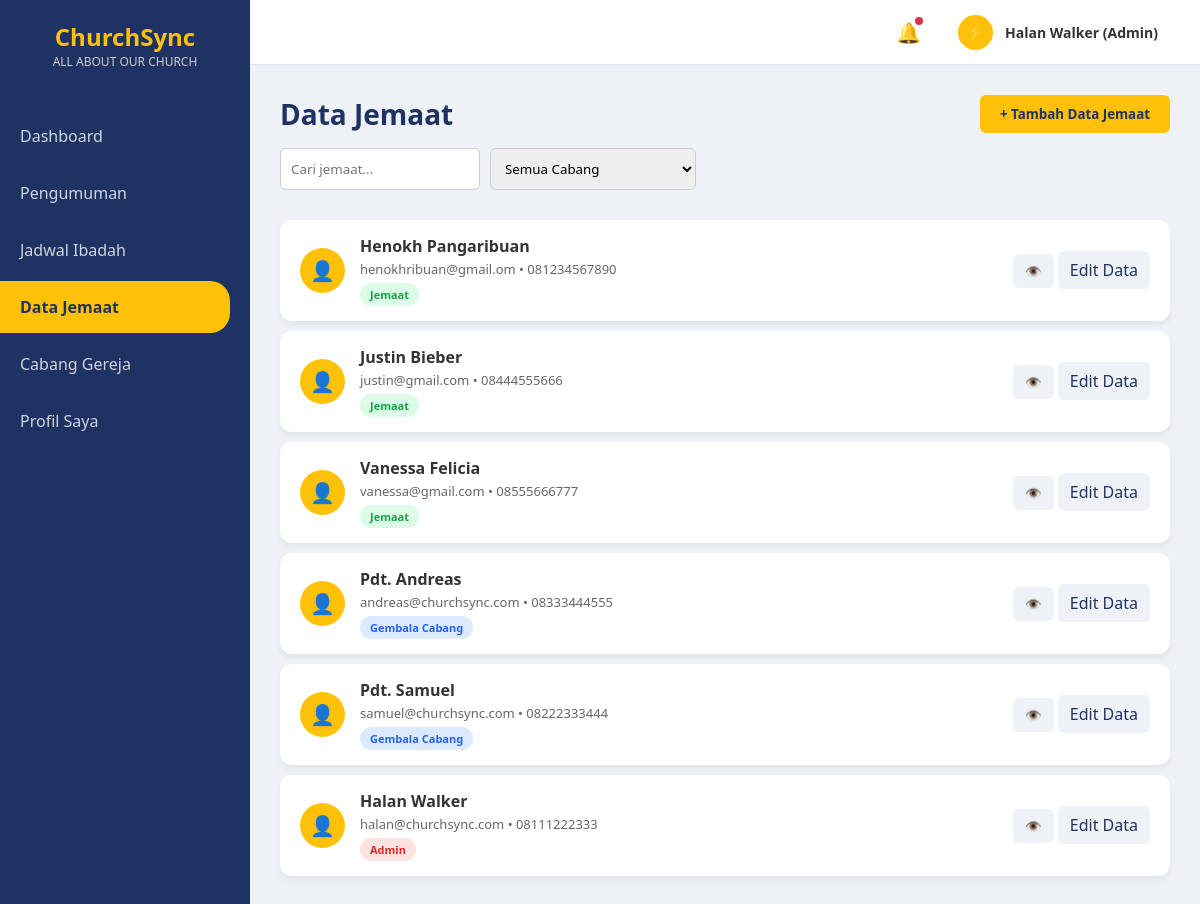
The app's page /admin/data_jemaat_admin.php (signed in) with its own data.
### tables this page shows
CREATE TABLE `jemaat` (
  `id_jemaat` int(20) NOT NULL AUTO_INCREMENT,
  `nama_lengkap` varchar(100) NOT NULL,
  `tanggal_lahir` date NOT NULL,
  `no_telp` varchar(100) NOT NULL,
  `alamat` varchar(255) NOT NULL,
  `email` varchar(100) NOT NULL,
  `password` varchar(100) NOT NULL,
  `role` enum('jemaat','gembala_cabang','admin') NOT NULL,
  `id_cabang` int(11) NOT NULL,
  PRIMARY KEY (`id_jemaat`),
  KEY `fk_jemaat_cabang` (`id_cabang`),
  CONSTRAINT `fk_jemaat_cabang` FOREIGN KEY (`id_cabang`) REFERENCES `cabang_gereja` (`id_cabang`)
);

### admin/data_jemaat_admin.php (the view, shortened to what this page needs)
<?php
include '../koneksi.php';
$id_cabang_filter = $_GET['id_cabang'] ?? '';
if ($id_cabang_filter != '') {
    $query_jemaat = mysqli_query($conn, "
        SELECT j.*, c.nama_cabang
        FROM jemaat j
        LEFT JOIN cabang_gereja c
        ON j.id_cabang = c.id_cabang
        WHERE j.id_cabang = '$id_cabang_filter'
        ORDER BY j.role, j.nama_lengkap
    ");
} else {
    $query_jemaat = mysqli_query($conn, "
        SELECT j.*, c.nama_cabang
        FROM jemaat j
        LEFT JOIN cabang_gereja c
        ON j.id_cabang = c.id_cabang
        ORDER BY j.role, j.nama_lengkap
    ");
}
?>
<!DOCTYPE html>
<html lang="id">
<head>
    <link rel="stylesheet" href="../style.css">
</head>
<body>
    <div class="sidebar">
        <div class="sidebar-logo">ChurchSync<span>ALL ABOUT OUR CHURCH</span></div>
        <nav>
            <a href="dashboard_admin.php" class="nav-link">Dashboard</a>
            <a href="pengumuman_admin.php" class="nav-link">Pengumuman</a>
            <a href="jadwal_admin_up.php" class="nav-link">Jadwal Ibadah</a>
            <a href="data_jemaat_admin.php" class="nav-link active">Data Jemaat</a>
            <a href="cabang_admin.php" class="nav-link">Cabang Gereja</a>
            <a href="profil_admin.php" class="nav-link">Profil Saya</a>
        </nav>
    </div>
    <div class="content-wrapper">
        <div class="top-navbar">
            <div class="navbar-right">
                <div class="noti-icon">🔔<span class="noti-badge"></span></div>
                <div class="user-profile-dropdown">
                    <div class="nav-avatar">⚡</div>
                    <div class="nav-user-name">
                        <?= $_SESSION['nama_lengkap']; ?> (Admin)
                    </div>
                </div>
            </div>
        </div>
        <div class="main-content">
            <div class="header-toolbar">
                <div class="page-title">
                    <h2>Data Jemaat</h2>
                    <div class="toolbar-actions">
                        <input type="text" class="search-box" placeholder="Cari jemaat...">
                        <form method="GET">
                            <select
                                name="id_cabang"
                                class="filter-box"
                                onchange="this.form.submit()">
                                <option value="">Semua Cabang</option>
                            </select>
                        </form>
                    </div>
                </div>
                <div style="display: flex; gap: 10px;">
                    <button class="btn-add"
                        onclick="document.getElementById('modalTambahDataAdmin').style.display='flex'">
                        + Tambah Data Jemaat
                    </button>
                </div>
            </div>
            <?php while ($row = mysqli_fetch_assoc($query_jemaat)) : ?>
                <div class="list-card">
                    <div class="item-info">
                        <div class="avatar">👤</div>
                        <div class="item-text">
                            <h4><?= $row['nama_lengkap']; ?></h4>
                            <p>
                                <?= $row['email']; ?>
                                • <?= $row['no_telp']; ?>
                            </p>
                            <?php
                            $role = $row['role'];
                            if ($role == 'admin') {
                                $bg = '#fee2e2';
                                $color = '#dc2626';
                            } elseif ($role == 'gembala_cabang') {
                                $bg = '#dbeafe';
                                $color = '#2563eb';
                            } else {
                                $bg = '#dcfce7';
                                $color = '#16a34a';
                            }
                            ?>
                            <span style="
                                display:inline-block;
                                margin-top:5px;
                                background:<?= $bg ?>;
                                color:<?= $color ?>;
                                padding:4px 10px;
                                border-radius:20px;
                                font-size:11px;
                                font-weight:600;
                            ">
                                <?= ucwords(str_replace('_', ' ', strtolower($role))); ?>
                            </span>
                        </div>
                    </div>
                    <div class="action-btns">
                        <button
                            class="btn-edit"
                            onclick="viewJemaat(
                                '<?= addslashes($row['nama_lengkap']); ?>',
                                '<?= htmlspecialchars($row['email']); ?>',
                                '<?= htmlspecialchars($row['no_telp']); ?>',
                                '<?= htmlspecialchars($row['tanggal_lahir']); ?>',
                                '<?= addslashes($row['alamat']); ?>',
                                '<?= addslashes($row['nama_cabang']); ?>',
                                '<?= htmlspecialchars($row['role']); ?>'
                            )">
                            👁️
                        </button>
                        <a href="edit_jemaat.php?id=<?= $row['id_jemaat']; ?>"
                            class="btn-edit"
                            style="text-decoration:none;padding:8px 12px;border-radius:6px;">
                            Edit Data
                        </a>
                    </div>
                </div>
            <?php endwhile; ?>
        </div>
    </div>
</body>
</html>

### style.css (style rules this page uses)
:root { --primary-blue: #1e3264; --primary-yellow: #ffc107; --bg-light: #eef2f6; --card-bg: #ffffff; --text-dark: #333; --text-gray: #666; --tag-important: #dc3545; --tag-activity: #17a2b8; --tag-worship: #28a745; }
* { margin: 0; padding: 0; box-sizing: border-box; font-family: 'Segoe UI', Tahoma, Geneva, Verdana, sans-serif; }
body { display: flex; background-color: var(--bg-light); height: 100vh; }
.sidebar { width: 250px; background-color: var(--primary-blue); color: white; display: flex; flex-direction: column; padding: 20px 0; }
.sidebar-logo { text-align: center; font-size: 24px; font-weight: bold; color: var(--primary-yellow); margin-bottom: 40px; }
.sidebar-logo span { display: block; font-size: 12px; color: #ccc; font-weight: normal; }
.nav-link { padding: 15px 20px; color: #d1d5db; text-decoration: none; display: block; transition: 0.3s; margin-bottom: 5px; }
.nav-link:hover, .nav-link.active { background-color: var(--primary-yellow); color: var(--primary-blue); font-weight: bold; border-radius: 0 20px 20px 0; margin-right: 20px; }
.main-content { flex: 1; padding: 30px; overflow-y: auto; }
.content-wrapper { flex: 1; display: flex; flex-direction: column; height: 100vh; overflow: hidden; }
.top-navbar { height: 65px; background-color: #ffffff; display: flex; justify-content: flex-end; align-items: center; padding: 0 30px; border-bottom: 1px solid #e2e8f0; flex-shrink: 0; }
.navbar-right { display: flex; align-items: center; gap: 25px; }
.noti-icon { font-size: 20px; cursor: pointer; position: relative; user-select: none; }
.noti-badge { position: absolute; top: -2px; right: -2px; width: 8px; height: 8px; background-color: #dc3545; border-radius: 50%; }
.user-profile-dropdown { position: relative; display: flex; align-items: center; gap: 12px; cursor: pointer; padding: 6px 12px; border-radius: 8px; transition: 0.3s; user-select: none; }
.nav-avatar { width: 35px; height: 35px; background-color: var(--primary-yellow); border-radius: 50%; display: flex; align-items: center; justify-content: center; font-size: 16px; }
.nav-user-name { font-size: 14px; font-weight: 600; color: var(--text-dark); }

### admin/data_jemaat_admin.php (style rules this page uses)
.header-toolbar { display: flex; justify-content: space-between; align-items: flex-start; margin-bottom: 30px; }
.page-title h2 { color: var(--primary-blue); font-size: 28px; }
.toolbar-actions { display: flex; gap: 10px; margin-top: 15px; }
.search-box { padding: 10px; border: 1px solid #ccc; border-radius: 6px; width: 200px; }
.filter-box { padding: 10px; border: 1px solid #ccc; border-radius: 6px; }
.btn-add { background-color: var(--primary-yellow); color: var(--primary-blue); border: none; padding: 10px 20px; border-radius: 6px; font-weight: bold; cursor: pointer; }
.list-card { background: white; border-radius: 12px; padding: 15px 20px; box-shadow: 0 4px 6px rgba(0, 0, 0, 0.05); margin-bottom: 10px; display: flex; justify-content: space-between; align-items: center; }
.item-info { display: flex; align-items: center; gap: 15px; }
.avatar { width: 45px; height: 45px; background: var(--primary-yellow); border-radius: 50%; display: flex; align-items: center; justify-content: center; font-size: 20px; }
.item-text h4 { color: var(--text-dark); margin-bottom: 3px; }
.item-text p { color: var(--text-gray); font-size: 13px; }
.action-btns button { border: none; padding: 8px 12px; border-radius: 6px; cursor: pointer; font-weight: bold; margin-left: 5px; }
.btn-edit { background-color: #eef2f6; color: var(--primary-blue); }

### records on screen
jemaat: nama_lengkap "Henokh Pangaribuan", email "henokhribuan@gmail.om", no_telp "081234567890", role "Jemaat"
jemaat: nama_lengkap "Justin Bieber", email "justin@gmail.com", no_telp "08444555666", role "Jemaat"
jemaat: nama_lengkap "Vanessa Felicia", email "vanessa@gmail.com", no_telp "08555666777", role "Jemaat"
jemaat: nama_lengkap "Pdt. Andreas", email "andreas@churchsync.com", no_telp "08333444555", role "Gembala Cabang"
jemaat: nama_lengkap "Pdt. Samuel", email "samuel@churchsync.com", no_telp "08222333444", role "Gembala Cabang"
jemaat: nama_lengkap "Halan Walker", email "halan@churchsync.com", no_telp "08111222333", role "Admin"

### other values on screen
$_SESSION['nama_lengkap'] "Halan Walker"
